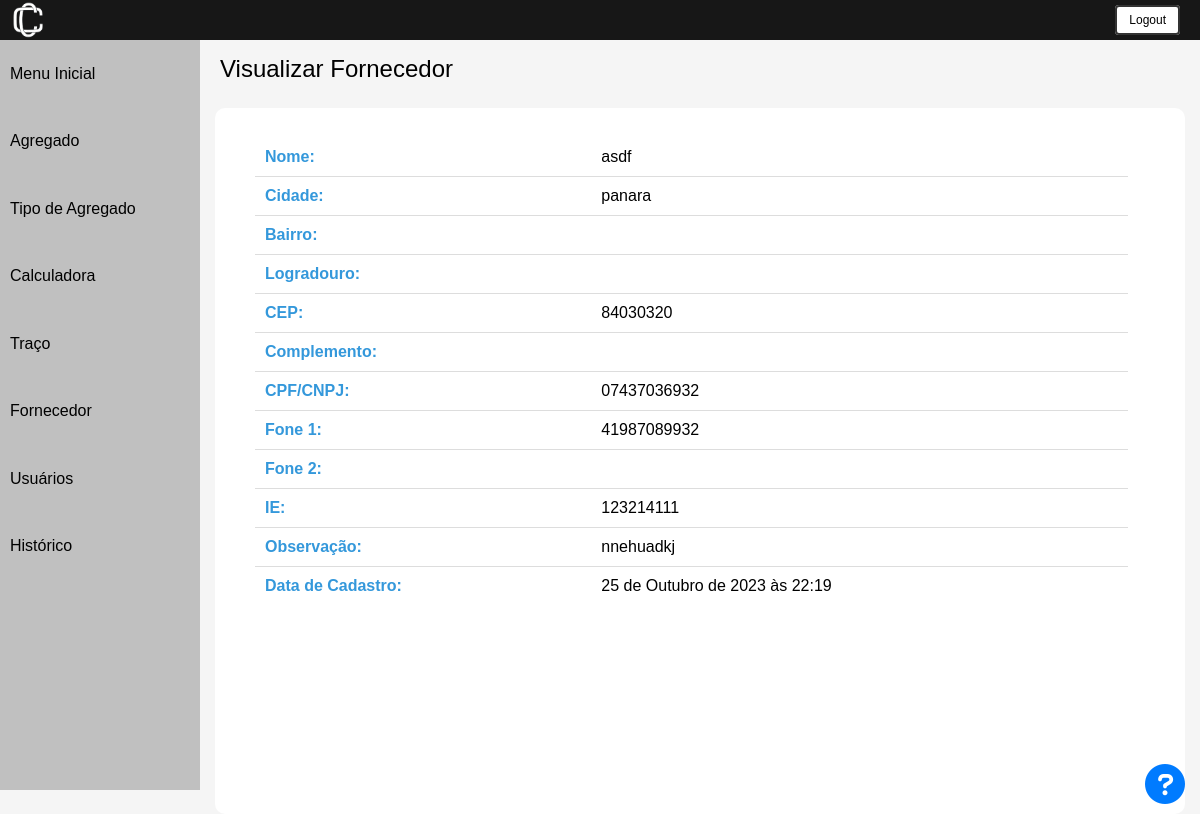
Page /inspecionar_fornecedor/1/ (signed in) on the committed database.
### usuarios/models.py (models this page shows, shortened)
class Fornecedor(models.Model):
    nome = models.CharField(max_length=50, unique=True)
    cidade = models.CharField(max_length=50, null=True)
    bairro = models.CharField(max_length=50, null=True)
    logradouro = models.CharField(max_length=50, null=True)
    CEP = models.CharField(max_length=15, validators=[validate_cep])
    complemento = models.CharField(max_length=150, null=True)
    cpf_cnpj = models.CharField(max_length=20, unique=True, validators=[validate_cpf_cnpj])
    fone_1 = models.CharField(max_length=20, validators=[validate_fone])
    fone_2 = models.CharField(max_length=20, validators=[validate_fone])
    ie = models.CharField(max_length=9, null=True, validators=[validate_ie])
    observacao = models.CharField(max_length=200, null=True)
    data_cadastro = models.DateTimeField(default=timezone.now)
    class Meta:
        db_table = "fornecedor"

### usuarios/decorators.py (the view)
        def wrapper_func(request, *args, **kwargs):
            group = None
            if request.user.groups.exists():
                group = request.user.groups.all()[0].name
            if group in allowed_roles:
                return view_func(request, *args, **kwargs)
            else:
                return HttpResponseRedirect(reverse('error_page'))

### usuarios/scripts.py (called while the page is built)
def get_user_group(request):
    return request.user.groups.all()[0].name

### usuarios/views.py (called while the page is built)
@login_required
@allowed_users(allowed_roles=['Administrador', 'Editor'])
def inspecionar_fornecedor(request, pk):
    fornecedor = get_object_or_404(Fornecedor, pk=pk)
    context = {
        'fornecedor': fornecedor,
        'user_group': get_user_group(request)
    }
    return render(request, 'fornecedor/inspecionar.html', context)

### usuarios/templates/fornecedor/inspecionar.html (shortened to what this page needs)
{% extends 'base.html' %}
{% load static %}
{% block content %}
<html lang="pt-br">
<head>
    <link rel="stylesheet" href="{% static 'css/inspectionar.css' %}">
    <link rel="stylesheet" href="https://cdnjs.cloudflare.com/ajax/libs/font-awesome/5.15.4/css/all.min.css">
</head>
<body>
     {% include "utils/header.html" %}
    <div class="container">
        {% include "utils/sidebar.html" %}
        <div class="content">
        <div class="cadastrar_btn">
            <a class="nome-pagina">Visualizar Fornecedor</a>
        </div>
            <div class = 'all-content'>
                <div class="lista">
                    <table class="resultado-table">
                        <tbody>
                            <tr class="header-row">
                                <td class="header-cell">Nome:</td>
                                <td>{{ fornecedor.nome }}</td>
                            </tr>
                            <tr class="header-row">
                                <td class="header-cell">Cidade:</td>
                                <td>{{ fornecedor.cidade }}</td>
                            </tr>
                            <tr class="header-row">
                                <td class="header-cell">Bairro:</td>
                                <td>{{ fornecedor.bairro }}</td>
                            </tr>
                            <tr class="header-row">
                                <td class="header-cell">Logradouro:</td>
                                <td>{{ fornecedor.logradouro }}</td>
                            </tr>
                            <tr class="header-row">
                                <td class="header-cell">CEP:</td>
                                <td>{{ fornecedor.CEP }}</td>
                            </tr>
                            <tr class="header-row">
                                <td class="header-cell">Complemento:</td>
                                <td>{{ fornecedor.complemento }}</td>
                            </tr>
                            <tr class="header-row">
                                <td class="header-cell">CPF/CNPJ:</td>
                                <td>{{ fornecedor.cpf_cnpj }}</td>
                            </tr>
                            <tr class="header-row">
                                <td class="header-cell">Fone 1:</td>
                                <td>{{ fornecedor.fone_1 }}</td>
                            </tr>
                            <tr class="header-row">
                                <td class="header-cell">Fone 2:</td>
                                <td>{{ fornecedor.fone_2 }}</td>
                            </tr>
                            <tr class="header-row">
                                <td class="header-cell">IE:</td>
                                <td>{{ fornecedor.ie }}</td>
                            </tr>
                            <tr class="header-row">
                                <td class="header-cell">Observação:</td>
                                <td>{{ fornecedor.observacao }}</td>
                            </tr>
                            <tr class="header-row">
                                <td class="header-cell">Data de Cadastro:</td>
                                <td>{{ fornecedor.data_cadastro }}</td>
                            </tr>
                        </tbody>
                    </table>
                </div>
                </div>
            {% with duvidas_link='https://calconc.readthedocs.io/pt/latest/files/fornecedor/visualizar.html' %}
                {% include "utils/duvidas.html" %}
            {% endwith %}
        </div>
    </div>
</body>
{% endblock %}

### usuarios/static/css/inspectionar.css (style rules this page uses)
* { margin: 0; padding: 0; color: inherit; }
body { font-family: arial, helvetica, sans-serif; font-size: 12px; background: #F5F5F5; min-height: 100vh; }
.container { display: flex; min-height: calc(100vh - 50px); }
.content { flex: 1; margin: 15px; }
.nome-pagina { text-align: left; font-size: 24px; padding: 5px; }
.all-content { margin-top: 25px; width: 100%; height:98%; background-color: white; border-radius: 10px; }
.lista { padding-top: 30px; }
.header-row .header-cell { font-weight: bold; color: #3498db; }
.resultado-table { width: 90%; border-collapse: collapse; margin-left: 40px; }
.resultado-table td { padding: 10px; border-bottom: 1px solid #ddd; }
.resultado-table tr:last-child td { border-bottom: none; }

### rows in the picture
Fornecedor: nome "asdf", cidade "panara", CEP "84030320", cpf_cnpj "07437036932", fone_1 "41987089932", ie "123214111", observacao "nnehuadkj", data_cadastro "25 de Outubro de 2023 às 22:19"
